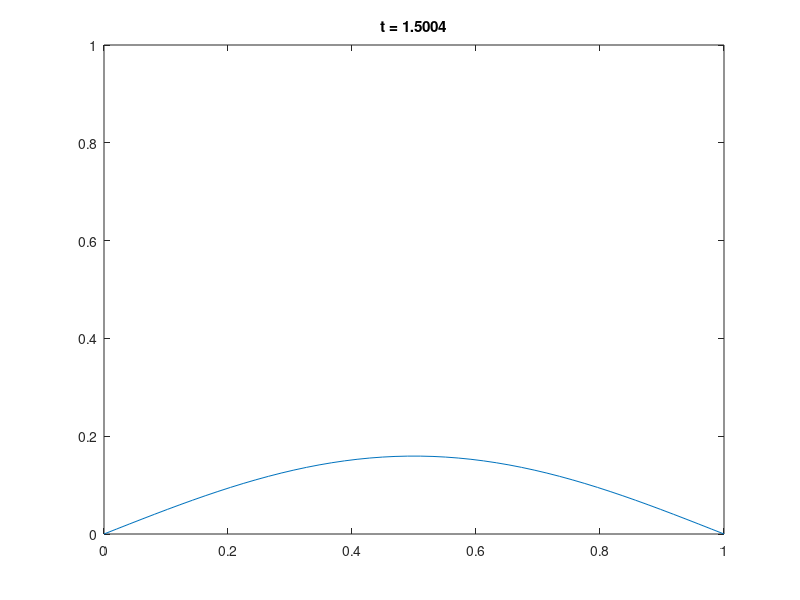

This chart was generated by the following MATLAB code:
%% Main parameters
D = .1;
L = 1;
T = 1.5;

Nx = 50;
nu = .25; % nu = D * tau / h^2

%% Secondary parameters
x = linspace(0, L, Nx);
h = x(2) - x(1);

tau = nu * h^2 / D;
Nt = ceil(T/tau) + 1;

u_0 = exp(-(x - .5).^2 ./ .05);

%% Transition matrices
U_now = (-1+2*nu)*eye(Nx) + ...
    diag(-nu * ones(Nx-1, 1), 1) + ...
    diag(-nu * ones(Nx-1, 1),-1);

%% Dirichlet border condition
U_now(1, :) = 0;
U_now(end, :) = 0;

%% Integration
U = zeros(Nt, Nx);
U(1, :) = u_0;

for k = 2 : Nt
    U(k, :) = -U_now * U(k - 1, :).';
end
% U = [U, U(:, 1)];

%% Visualisation
figure(2)

for k = [1 : floor(Nt/100) : Nt, Nt]
    plot(x, U(k, :));
    axis([0 L 0 1]);
    title(['t = ', num2str((k-1)*tau)]);
    drawnow;
end
